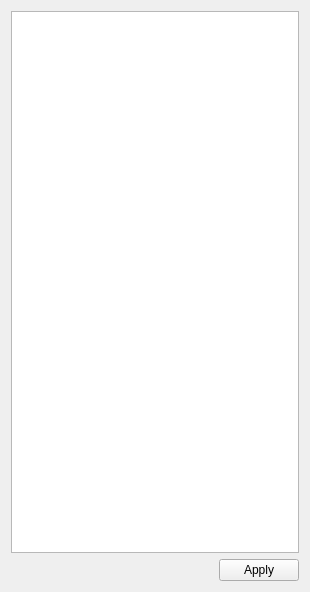
<?xml version="1.0" encoding="UTF-8"?>
<ui version="4.0">
 <class>Form</class>
 <widget class="QWidget" name="Form">
  <property name="geometry">
   <rect>
    <x>0</x>
    <y>0</y>
    <width>310</width>
    <height>592</height>
   </rect>
  </property>
  <property name="windowTitle">
   <string>Form</string>
  </property>
  <layout class="QVBoxLayout" name="verticalLayout">
   <item>
    <widget class="QTableView" name="shutterTableView"/>
   </item>
   <item>
    <layout class="QHBoxLayout" name="horizontalLayout">
     <item>
      <spacer name="horizontalSpacer">
       <property name="orientation">
        <enum>Qt::Horizontal</enum>
       </property>
       <property name="sizeHint" stdset="0">
        <size>
         <width>40</width>
         <height>20</height>
        </size>
       </property>
      </spacer>
     </item>
     <item>
      <widget class="QPushButton" name="applyButton">
       <property name="text">
        <string>Apply</string>
       </property>
      </widget>
     </item>
    </layout>
   </item>
  </layout>
 </widget>
 <resources/>
 <connections/>
</ui>
